Frame 1 (no input): blank canvas, image omitted
Frame 60 (no input): blank canvas, image omitted
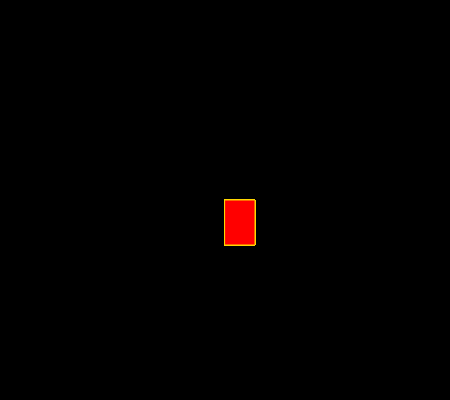
Frame 120 (the mouse pressed at the canvas centre since frame 60)

The p5.js sketch whose frames 1 and 60 were blank and that drew this single picture after the mouse press (run headless with seeded random() and noise() and a simulated clock; from frame 60 on, the mouse is pressed at the canvas centre):

// p5.js sketch
// ── sketch.js
function setup() {
    createCanvas(450, 400);
  background("black");
  }
  
  function draw() {
    
    stroke("gold");
    fill("red");
  
   console.log (mouseIsPressed);
  
    if (mouseIsPressed) {
      rect(mouseX, mouseY, 30, 45);
    }
  }
  
